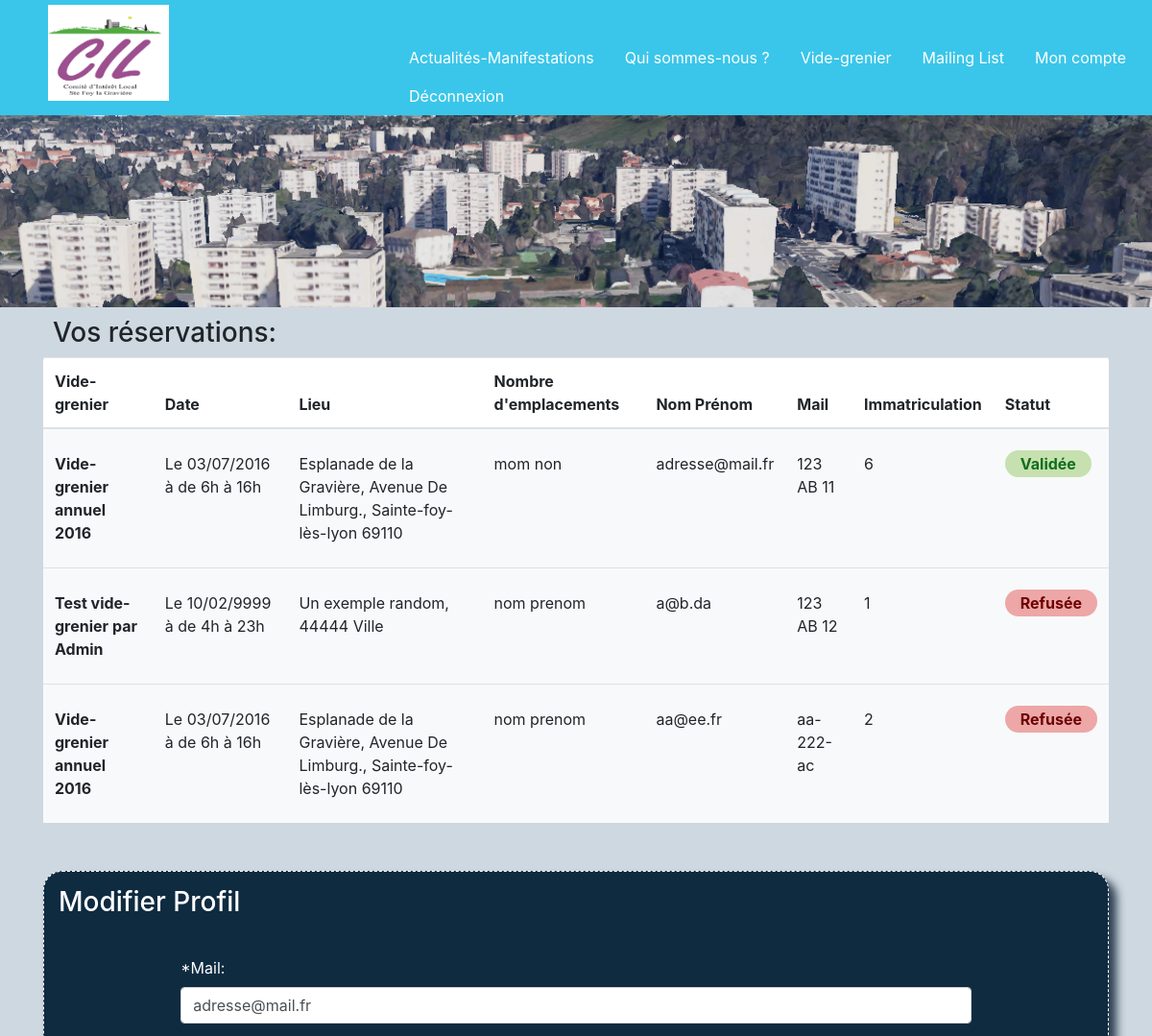
The app's page /Vide_grenier_V0.2/php/mon_compte.php (signed in, upper part), older data.
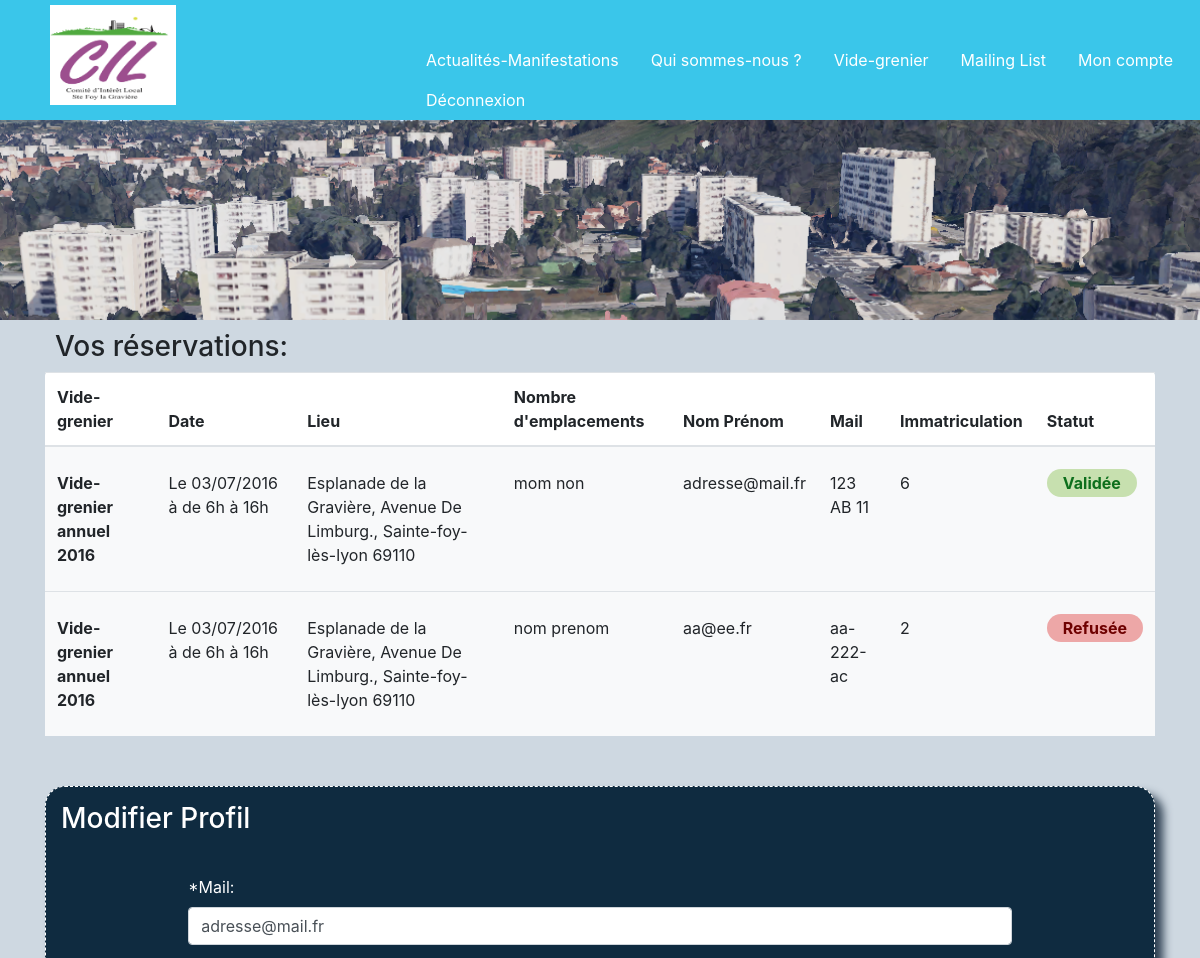
The same page, newer data.
### tables this page shows
CREATE TABLE `reservation_vg` (
    `ID_RESA` int(11) PRIMARY KEY  NOT NULL AUTO_INCREMENT,
    `ID_VG` int(11) NOT NULL,
    `ID_UTIL` int(11) NOT NULL,
    `NOM_RESA` varchar(50) NOT NULL,
    `PRENOM_RESA` varchar(50) NOT NULL,
    `MAIL_RESA` varchar(50) NOT NULL,
    `ADDRESSE_RESA` varchar(100) NOT NULL,
    `CODE_POSTAL_RESA` varchar(6) NOT NULL,
    `VILLE_RESA` varchar(50) NOT NULL,
    `PORTABLE_RESA` varchar(15) DEFAULT NULL,
    `CNI_RESA` varchar(12) NOT NULL,
    `DELIVRE_CNI_RESA` varchar(10) NOT NULL,
    `PAR_CNI_RESA` varchar(50) NOT NULL,
    `IMMATRICULATION_RESA` varchar(10) NOT NULL,
    `NBR_RESA` int(11) NOT NULL,
    `INFO_RESA` varchar(150) DEFAULT NULL,
    `STATU_RESA` int(11) NOT NULL DEFAULT 1
  );

CREATE TABLE `videgrenier` (
    `ID_VG` int(11) PRIMARY KEY NOT NULL AUTO_INCREMENT,
    `LABEL_VG` varchar(50) DEFAULT NULL,
    `DATE_VG` varchar(11) DEFAULT NULL,
    `HEURE_VG` varchar(15) NOT NULL,
    `ADDRESSE_VG` varchar(100) NOT NULL,
    `NBR_EMPLACEMENTS` int(11) DEFAULT NULL,
    `NBR_RESTANT_VG` int(11) NOT NULL,
    `PRIX_EMPLACEMENTS` decimal(10,0) DEFAULT NULL
  );

CREATE TABLE `statuts` (
    `ID_STATUTS` int(11) PRIMARY KEY  NOT NULL AUTO_INCREMENT,
    `LABEL_STATUTS` varchar(15) NOT NULL
  );

### Vide_grenier_V0.2/php/mon_compte.php (the view, shortened to what this page needs)
<?php
if (isset($_SESSION["id_util"])) {
?>
    <!DOCTYPE html>
    <html lang="fr">
    <head>
        <link rel="stylesheet" href="../css/bootstrap.min.css">
        <link rel="stylesheet" href="../css/monstyle.css">
    </head>
    <body>
        <?php
        include 'inc_header.php';
        ?>
        <main id="monCompte">
            <section id="" class="container">
                <h3>Vos réservations:</h3>
                <table class="table bg-white rounded">
                    <thead>
                        <tr>
                            <th scope="col">Vide-grenier</th>
                            <th scope="col">Date</th>
                            <th scope="col">Lieu</th>
                            <th scope="col">Nombre d'emplacements</th>
                            <th scope="col">Nom Prénom</th>
                            <th scope="col">Mail</th>
                            <th scope="col">Immatriculation</th>
                            <th scope="col">Statut</th>
                        </tr>
                    </thead>
                    <tbody>
                <?php
                try {
                    include 'inc_bdd.php';
                    $select_utilisateur = 'SELECT * FROM utilisateur WHERE id_util = :id_util';
                    $resultat = $base->prepare($select_utilisateur);
                    $resultat->bindParam(':id_util', $_SESSION["id_util"]);
                    $resultat->execute();
                    while ($ligne = $resultat->fetch()) {
                        $mail = $ligne['MAIL_UTIL'];
                    }
                    $select_resa = "SELECT * FROM reservation_vg JOIN videgrenier ON reservation_vg.id_vg = videgrenier.id_vg JOIN statuts ON reservation_vg.statu_resa = statuts.id_statuts WHERE id_util = :id";
                    $resultat_select = $base->prepare($select_resa);
                    $resultat_select->bindParam(':id', $_SESSION["id_util"]);
                    $resultat_select->execute();
                    while ($ligne = $resultat_select->fetch()) {
                        switch ($ligne['LABEL_STATUTS']) {
                            case 'Validée':
                                $color_status = "background-color:#C7E0AF; border-radius: 15px; color:#0D6F1C;";
                                break;
                            case 'Refusée':
                                $color_status = "background-color:#EDA7A7; border-radius: 15px; color:#6E0000;";
                                break;
                        }
                    ?>
                    <tr class="bg-light">
                        <th class="py-4" scope="row"><?= $ligne['LABEL_VG'] ?></th>
                        <td class="py-4">Le <?= $ligne['DATE_VG'] ?> à <?= $ligne['HEURE_VG'] ?></td>
                        <td class="py-4"><?= $ligne['ADDRESSE_VG'] ?></td>
                        <td class="py-4"><?= $ligne['NOM_RESA'] ?>  <?= $ligne['PRENOM_RESA'] ?></td>
                        <td class="py-4"><?= $ligne['MAIL_RESA'] ?></td>
                        <td class="py-4"><?= $ligne['IMMATRICULATION_RESA'] ?></td>
                        <td class="py-4"><?= $ligne['NBR_RESA'] ?></td>
                        <td class="py-4">
                            <span style="<?= $color_status ?>" class="py-1 px-3"><strong><?= $ligne['LABEL_STATUTS'] ?></strong></span>
                        </td>
                    </tr>
                    <?php
                    }
                } catch (Exception $e) {
                    die('Erreur : ' . $e->getMessage());
                } finally {
                    $base = null;
                }
                ?>
                </tbody>
                </table>
            <div id="update" class="boxSite container">
                <h3>Modifier Profil</h3>
                <form class="w-75" method="post" action="update_inscription.php" id="updateDB">
                    <div class="form-group">
                        <label for="mail">*Mail: </label>
                        <input type="text" class="form-control" name="mail" id="mail" value="<?php echo $mail ?>" placeholder="exemple@mail.com">
                    </div>
                </form>
            </div>
        </main>
    </body>
    </html>
<?php
} else {
    header("Location:accueil.php");
}
?>

Row changes from the older to the newer data that the page shows:
removed reservation_vg: ID_VG.LABEL_VG "Test vide-grenier par Admin", ID_VG.DATE_VG "10/02/9999", ID_VG.HEURE_VG "de 4h à 23h", ID_VG.ADDRESSE_VG "Un exemple random, 44444 Ville", NOM_RESA "nom", PRENOM_RESA "prenom", MAIL_RESA "a@b.da", IMMATRICULATION_RESA "123 AB 12", NBR_RESA "1", statuts.LABEL_STATUTS "Refusée"
